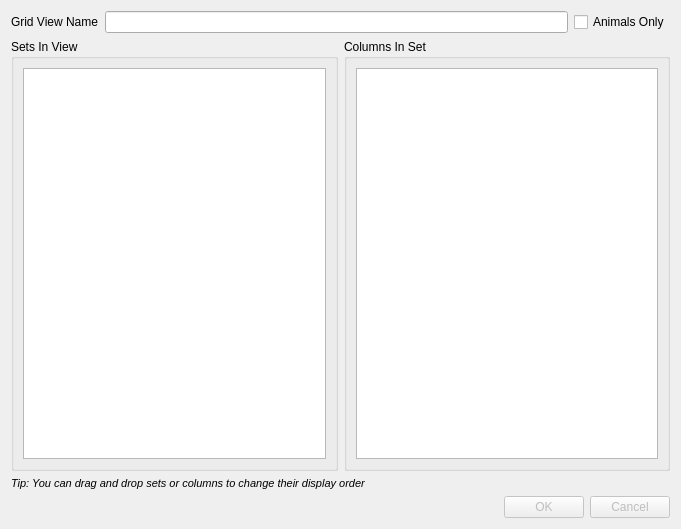
<?xml version="1.0" encoding="UTF-8"?>
<ui version="4.0">
 <class>GridViewDialog</class>
 <widget class="QDialog" name="GridViewDialog">
  <property name="geometry">
   <rect>
    <x>0</x>
    <y>0</y>
    <width>681</width>
    <height>529</height>
   </rect>
  </property>
  <property name="windowTitle">
   <string>Grid View</string>
  </property>
  <property name="windowIcon">
   <iconset resource="../resources.qrc">
    <normaloff>:/img/table.png</normaloff>:/img/table.png</iconset>
  </property>
  <layout class="QVBoxLayout" name="verticalLayout_3">
   <item>
    <layout class="QHBoxLayout" name="horizontalLayout">
     <item>
      <widget class="QLabel" name="label">
       <property name="text">
        <string>Grid View Name</string>
       </property>
      </widget>
     </item>
     <item>
      <widget class="QLineEdit" name="le_name"/>
     </item>
     <item>
      <widget class="QCheckBox" name="cb_animals">
       <property name="statusTip">
        <string>If checked, only animals will be shown in this view.</string>
       </property>
       <property name="text">
        <string>Animals Only</string>
       </property>
      </widget>
     </item>
    </layout>
   </item>
   <item>
    <layout class="QVBoxLayout" name="vbox">
     <item>
      <layout class="QHBoxLayout" name="horizontalLayout_2">
       <item>
        <widget class="QGroupBox" name="groupBox">
         <property name="title">
          <string>Sets In View</string>
         </property>
         <layout class="QVBoxLayout" name="verticalLayout">
          <item>
           <widget class="QListView" name="list_sets">
            <property name="contextMenuPolicy">
             <enum>Qt::CustomContextMenu</enum>
            </property>
            <property name="toolTip">
             <string>Right click to add a new set.</string>
            </property>
            <property name="editTriggers">
             <set>QAbstractItemView::NoEditTriggers</set>
            </property>
            <property name="dragEnabled">
             <bool>false</bool>
            </property>
            <property name="dragDropOverwriteMode">
             <bool>false</bool>
            </property>
            <property name="dragDropMode">
             <enum>QAbstractItemView::InternalMove</enum>
            </property>
            <property name="selectionMode">
             <enum>QAbstractItemView::ExtendedSelection</enum>
            </property>
            <property name="selectionBehavior">
             <enum>QAbstractItemView::SelectItems</enum>
            </property>
           </widget>
          </item>
         </layout>
        </widget>
       </item>
       <item>
        <widget class="QGroupBox" name="groupBox_2">
         <property name="title">
          <string>Columns In Set</string>
         </property>
         <layout class="QVBoxLayout" name="verticalLayout_2">
          <item>
           <widget class="QListView" name="list_columns">
            <property name="contextMenuPolicy">
             <enum>Qt::CustomContextMenu</enum>
            </property>
            <property name="toolTip">
             <string>Right click to add columns to the selected set.</string>
            </property>
            <property name="editTriggers">
             <set>QAbstractItemView::NoEditTriggers</set>
            </property>
            <property name="dragEnabled">
             <bool>true</bool>
            </property>
            <property name="dragDropMode">
             <enum>QAbstractItemView::InternalMove</enum>
            </property>
            <property name="selectionMode">
             <enum>QAbstractItemView::ExtendedSelection</enum>
            </property>
           </widget>
          </item>
         </layout>
        </widget>
       </item>
      </layout>
     </item>
     <item>
      <widget class="QLabel" name="label_4">
       <property name="font">
        <font>
         <family>Segoe UI</family>
         <pointsize>8</pointsize>
         <italic>true</italic>
        </font>
       </property>
       <property name="text">
        <string>Tip: You can drag and drop sets or columns to change their display order</string>
       </property>
       <property name="textFormat">
        <enum>Qt::PlainText</enum>
       </property>
       <property name="wordWrap">
        <bool>true</bool>
       </property>
      </widget>
     </item>
    </layout>
   </item>
   <item>
    <widget class="QDialogButtonBox" name="buttonBox">
     <property name="enabled">
      <bool>false</bool>
     </property>
     <property name="orientation">
      <enum>Qt::Horizontal</enum>
     </property>
     <property name="standardButtons">
      <set>QDialogButtonBox::Cancel|QDialogButtonBox::Ok</set>
     </property>
    </widget>
   </item>
  </layout>
 </widget>
 <resources>
  <include location="../resources.qrc"/>
 </resources>
 <connections>
  <connection>
   <sender>buttonBox</sender>
   <signal>accepted()</signal>
   <receiver>GridViewDialog</receiver>
   <slot>accept()</slot>
   <hints>
    <hint type="sourcelabel">
     <x>257</x>
     <y>521</y>
    </hint>
    <hint type="destinationlabel">
     <x>157</x>
     <y>274</y>
    </hint>
   </hints>
  </connection>
  <connection>
   <sender>buttonBox</sender>
   <signal>rejected()</signal>
   <receiver>GridViewDialog</receiver>
   <slot>reject()</slot>
   <hints>
    <hint type="sourcelabel">
     <x>325</x>
     <y>521</y>
    </hint>
    <hint type="destinationlabel">
     <x>286</x>
     <y>274</y>
    </hint>
   </hints>
  </connection>
 </connections>
 <slots>
  <slot>on_set_selection_changed(QListWidgetItem*,QListWidgetItem*)</slot>
 </slots>
</ui>
